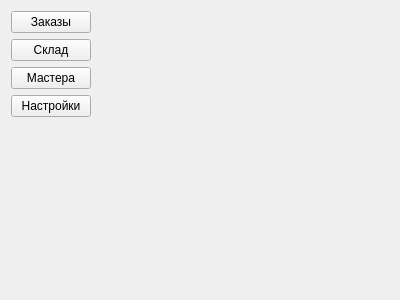
<?xml version="1.0" encoding="UTF-8"?>
<ui version="4.0">
 <class>ContentWidgetHome</class>
 <widget class="QWidget" name="ContentWidgetHome">
  <property name="geometry">
   <rect>
    <x>0</x>
    <y>0</y>
    <width>400</width>
    <height>300</height>
   </rect>
  </property>
  <property name="windowTitle">
   <string>Form</string>
  </property>
  <property name="styleSheet">
   <string notr="true"/>
  </property>
  <layout class="QGridLayout" name="gridLayout">
   <item row="3" column="0">
    <widget class="QPushButton" name="settings">
     <property name="text">
      <string>Настройки</string>
     </property>
    </widget>
   </item>
   <item row="4" column="0">
    <spacer name="verticalSpacer">
     <property name="orientation">
      <enum>Qt::Vertical</enum>
     </property>
     <property name="sizeHint" stdset="0">
      <size>
       <width>20</width>
       <height>192</height>
      </size>
     </property>
    </spacer>
   </item>
   <item row="1" column="0">
    <widget class="QPushButton" name="warehouse">
     <property name="text">
      <string>Склад</string>
     </property>
    </widget>
   </item>
   <item row="0" column="0">
    <widget class="QPushButton" name="service">
     <property name="text">
      <string>Заказы</string>
     </property>
    </widget>
   </item>
   <item row="1" column="1" rowspan="4">
    <spacer name="horizontalSpacer">
     <property name="orientation">
      <enum>Qt::Horizontal</enum>
     </property>
     <property name="sizeHint" stdset="0">
      <size>
       <width>298</width>
       <height>208</height>
      </size>
     </property>
    </spacer>
   </item>
   <item row="2" column="0">
    <widget class="QPushButton" name="masters">
     <property name="text">
      <string>Мастера</string>
     </property>
    </widget>
   </item>
  </layout>
 </widget>
 <resources/>
 <connections/>
</ui>
